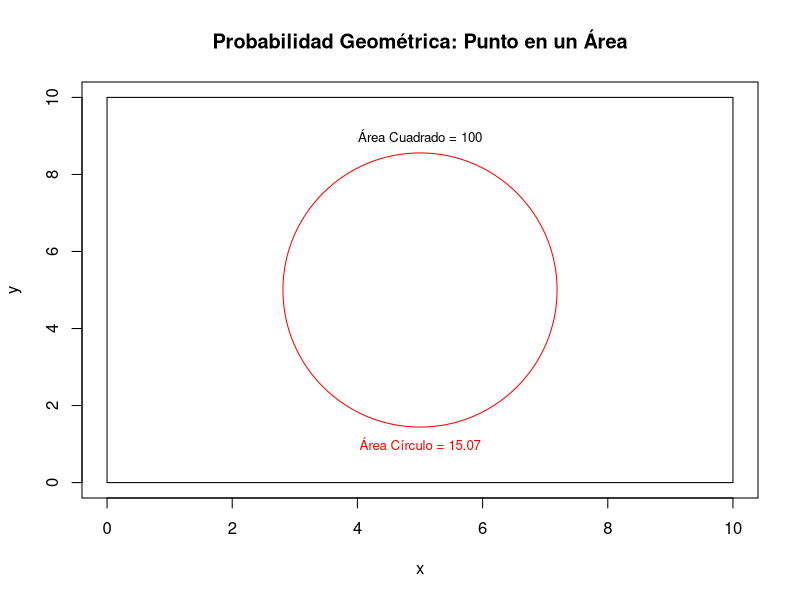

Source code (R):
## ---- chunk 1
s <- 10
r <- 2.19

# Visualización
plot(c(0, s), c(0, s), type = "n", xlab = "x", ylab = "y",
     main = "Probabilidad Geométrica: Punto en un Área")
rect(0, 0, s, s) # Cuadrado
symbols(s / 2, s / 2, circles = r, inches = FALSE, add = TRUE, fg = "red") # Círculo
text(s / 2, s * 0.9, paste("Área Cuadrado =", s^2), cex = 0.8)
text(s / 2, s * 0.1, paste("Área Círculo =", round(pi * r^2, 2)), col = "red", cex = 0.8)
## ---- chunk 2
areac <- 100
areaci <- 15.07

PROBABILIDAA <- areac/areaci

cat('Probabilidad geometrica',PROBABILIDAA )

